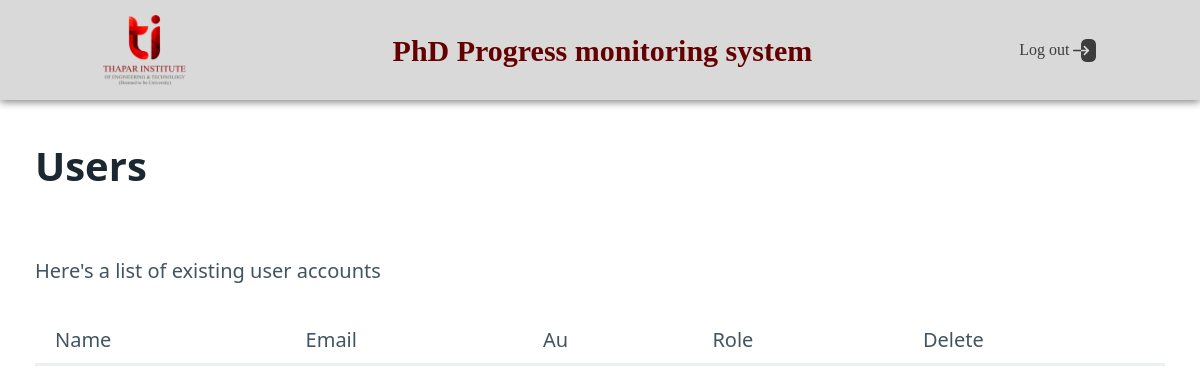
Before: /manage_users (signed in) with the older database file.
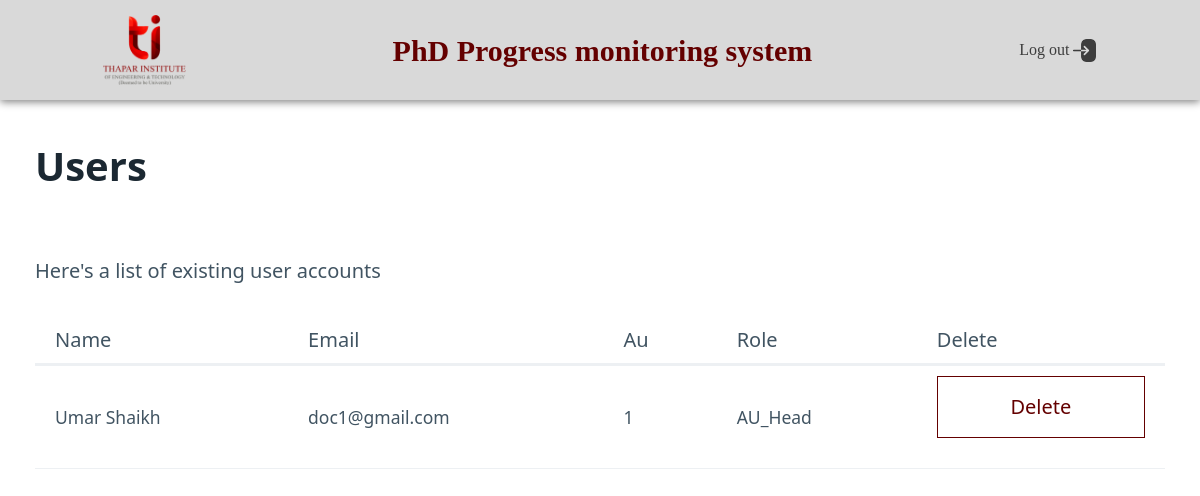
After: the same page with the newer database file.
### app.py (models this page shows)
class User(db.Model):
    email = db.Column(db.String(50), unique=True, nullable=False, primary_key=True)
    password = db.Column(db.String(300), nullable=False)
    role = db.Column(db.String(50), nullable=False)
    name = db.Column(db.String(50), nullable=False)
    Au = db.Column(db.String(50), nullable=False)

### app.py (the view)
@app.route('/manage_users', methods=['GET', 'POST'])
def manage_users():
    if session.get('role') == 'admin':
        users = User.query.filter(User.role != 'admin').all()
        print(users)
        users = [dict(email=user.email, password=user.password, role=user.role, name=user.name, Au=user.Au) for user in users]
        for user in users:
            del user['password']
        return render_template('manage_users.html', users=users)
    return redirect(url_for('login'))

### templates/manage_users.html (shortened to what this page needs)
<html data-theme="light">
    <head>
        <link rel="stylesheet" href="{{ url_for('static', filename='pico.min.css') }}">
      </head>
    <body>
      <nav class="nav">
        <div class="logo">
            <img src="{{ url_for('static', filename='images/tietlogo.png') }}" alt="logo">
        </div>
        <div class="brand">
            <strong>PhD Progress monitoring system</strong>
        </div>
        <div class="logout">
            <a href="/logout">Log out <img src="{{ url_for('static', filename='images/logout.png') }}" alt="logout"></a>
        </div>
    </nav>
        <div class="container">
            <div class="row">
                <div class="col-12">
                    <h1>Users</h1>
                    <p>Here's a list of existing user accounts</p>
                    <table class="table">
                        <thead>
                            <tr>
                                <th>Name</th>
                                <th>Email</th>
                                <th>Au</th>
                                <th>Role</th>
                                <th>Delete</th>
                            </tr>
                        </thead>
                        <tbody>
                            {% for user in users %}
                            <tr>
                                <td>{{ user.name }}</td>
                                <td>{{ user.email }}</td>
                                <td>{{ user.Au }}</td>
                                <td>{{ user.role }}</td>
                                <td>
                                    <button class="secondary" data-target="modal-delete-{{ user.email }}" onClick="toggleModal(event)"> Delete</button>
                                </td>
                            </tr>
                            {% endfor %}
                        </tbody>
                    </table>
                </div>
            </div>
        </div>
    </body>
</html>

### templates/manage_users.html (style rules this page uses)
.secondary { background-color: white; color: #640000; border-color: #640000; border-radius: 0; }
.nav { background-color: #D9D9D9; color: #640000; min-height: 100px; display: flex; align-items: center; justify-content: space-around; margin-bottom: 3%; box-shadow: 0 2px 8px grey; font-family: 'Times New Roman', Times, serif; font-size: 30px; }
.nav img { height: 70px; }
.logout a { color: #3D3D3D; cursor: pointer; text-decoration: none; font-size: medium; }
.logout img { height: 23px; }

Changed rows visible on the page:
added User: name "Umar Shaikh", email "doc1@gmail.com", Au "1", role "AU_Head"
